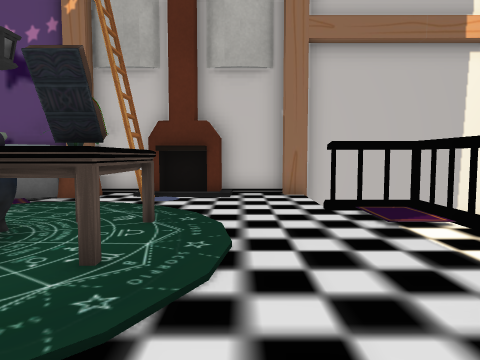
view 1 (above)

14 first-person views from a walk through a Unity game level. The camera is 0.59 m above the floor, tilts 4° down and sees 70° across. The floor is counted in squares, 0.5 m on a side. Each view is taken from the middle of a square. On the plan, view 1 faces up. The plan holds only what a view shows up to about 14 squares ahead; the rest is blank. The place goes on beyond the plan. The player is left out. Some surface patterns are stand-ins.

view 2
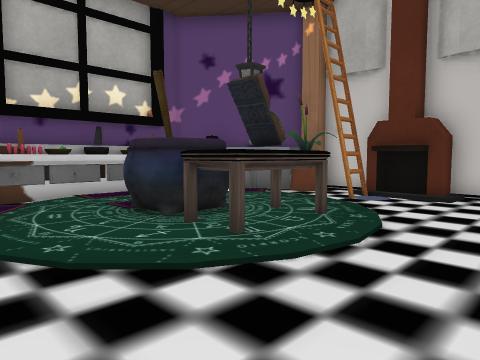

view 3
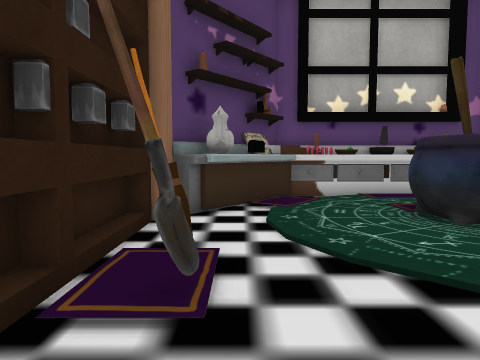

view 4
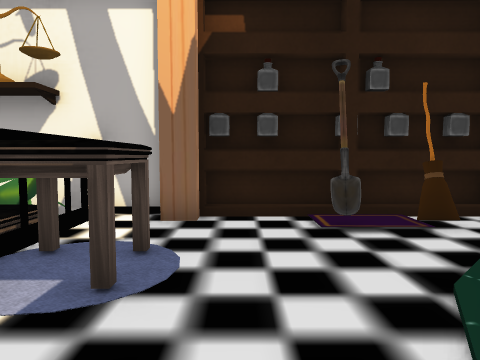

view 5
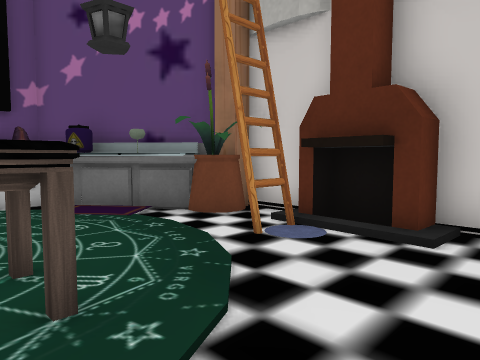

view 6
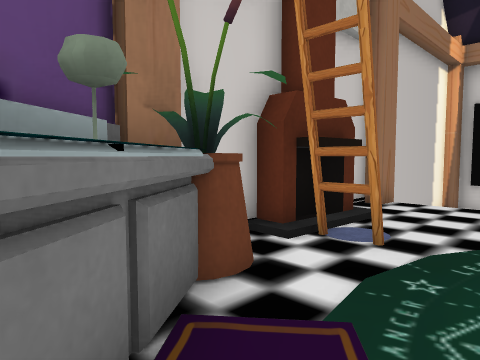

view 7
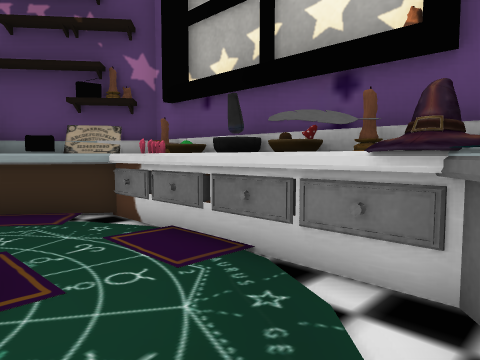

view 8
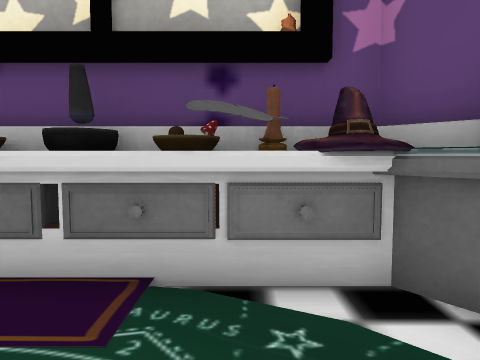

view 9
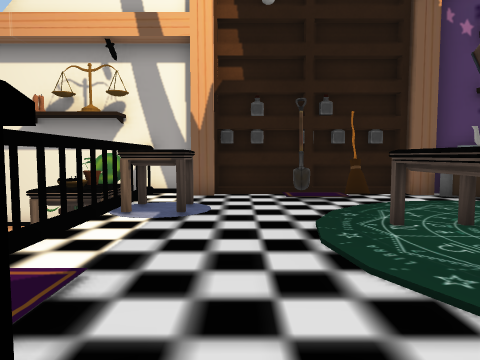

view 10
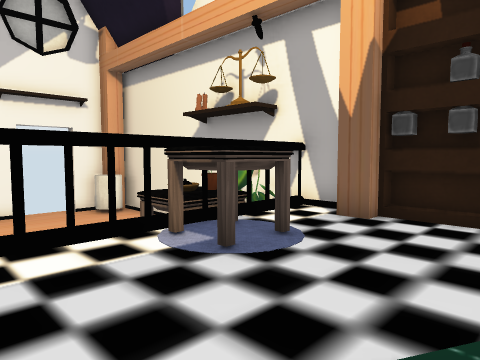

view 11
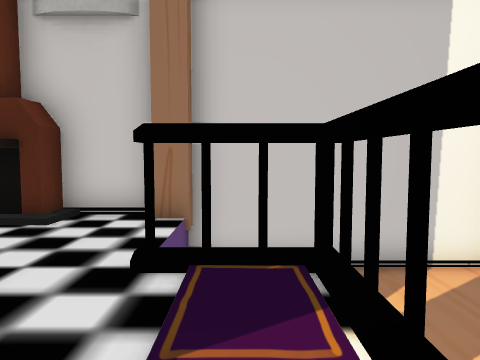

view 12
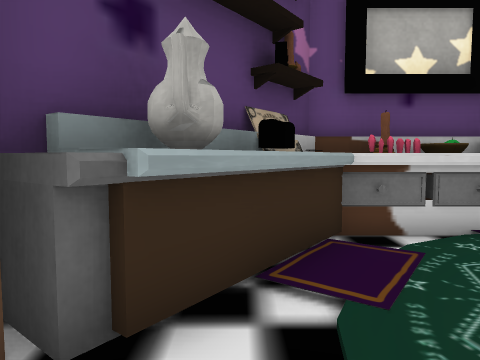

view 13
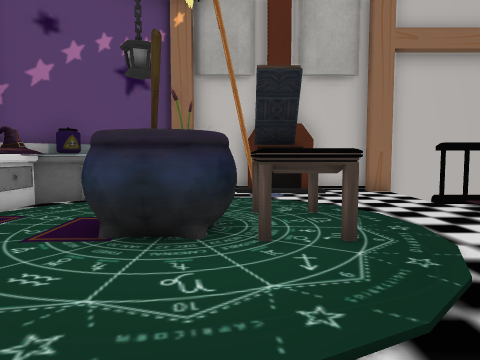

view 14
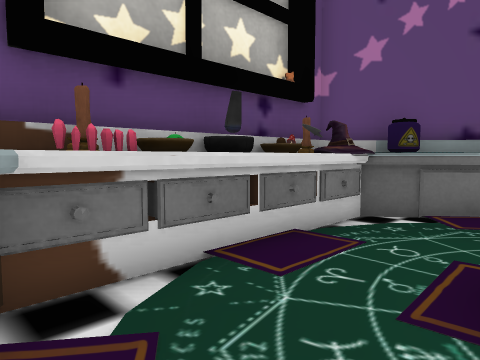

### Floor plan
Key: @ floor where view 1 was taken; # wall or solid block; . floor; v drop or lower ground; L ladder; C carpet; F fireplace; R railing; A cauldron; T table; B books; U counter; S shovel; K bookshelf; P potion; O other object.
Columns run from 9 left of view 1 to 6 right of it. Each row starts with its distance up from view 1.
 11    #########vvvv
 10  ###COLCF..v  vv
  9  #CCC.L....v  vv
  8 ##C........RRRvv
  7 OC.    ......R
  6 OO  .ATT.....R
  5 OO  CABB.....R
  4 O   CATT ....R
  3 OO      .....R
  2 OO.     ...TTO
  1 #UC.. .....TTO T
  0 ##OC#....@...OOT
 -1  ##O#..#S....OO
 -2   ####KK#KP##O
 -3              O

Where each view was taken, in squares from view 1:
view 1: 0 up, 0 right, facing up
view 2: 0 up, 2 right, facing up-left
view 3: 0 up, 2 right, facing left
view 4: 5 up, 1 right, facing down
view 5: 5 up, 1 right, facing up-left
view 6: 7 up, 7 left, facing up-right
view 7: 8 up, 5 left, facing down-left
view 8: 6 up, 5 left, facing left
view 9: 9 up, 1 right, facing down
view 10: 5 up, 1 left, facing down-right
view 11: 4 up, 3 right, facing up
view 12: 0 up, 3 left, facing left
view 13: 1 down, 3 left, facing up
view 14: 1 up, 5 left, facing up-left
